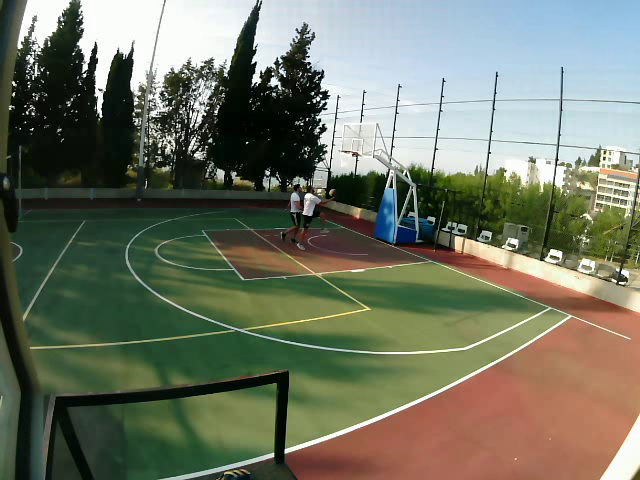
#> input picture frame 17 of real_time_video_1.mp4, 640 x 480 px, given in place of the camera
$ python capture_video.py
#> lines starting #> are read from the running program, lines starting #| are printed output that depends on the picture
import time
import cv2

# Set the camera resolution and frame rate
resolution = (1920, 1080) # 1920x1080 is the maximum resolution for 30fps
fps = 30

# The frame size of the camera with a 4:3 aspect ratio, 105° horizontal field of view,
# and resolution of 1920x1080 is 1920x1076

# Define the crop region:
# If you wish to keep the original video, set x and y to 0, w = 1920, and h = 1076
x, y, w, h = 200, 0, 1520, 1076 # cropping values were picked afted testing on the court itself

# Initialize the ArduCam USB camera
camera = cv2.VideoCapture(1)
camera.set(cv2.CAP_PROP_FOURCC, cv2.VideoWriter_fourcc(*"mp4v"))
camera.set(cv2.CAP_PROP_FRAME_WIDTH, resolution[0])
camera.set(cv2.CAP_PROP_FRAME_HEIGHT, resolution[1])
camera.set(cv2.CAP_PROP_FPS, fps)

# Display video
cv2.namedWindow("Video", cv2.WINDOW_NORMAL)

for i in range(5):  # Set number of videos needed
    # Construct the filename with a timestamp and save it to the desired directory
    filename = "C:/Users/Diana/Desktop/test/video_" + str(i) + "_" + time.strftime("%Y%m%d-%H%M%S") + ".mp4"

    # Initialize the video writer with the output filename and codec
    fourcc = cv2.VideoWriter_fourcc(*"mp4v")
    writer = cv2.VideoWriter(filename, fourcc, fps, (w, h))

    # Record the video and display the frames in a window
    recording_duration = 5 # Change accordingly
    start_time = time.time()
    while True:
        ret, frame = camera.read()
        if not ret:
            break
        cropped_frame = frame[y:y+h, x:x+w]
        cv2.imshow("Video", cropped_frame)
        writer.write(cropped_frame)
        if time.time() - start_time > recording_duration:
            break
        # Wait for a short time to display the frames in the window
        cv2.waitKey(1)

    # Release the video writer and display a message when the recording is complete
    writer.release()
    print("Video recording saved as:", filename)

# Release the camera and destroy the window when all recordings are complete
camera.release()
cv2.destroyAllWindows()

$ run again, starting later in the video
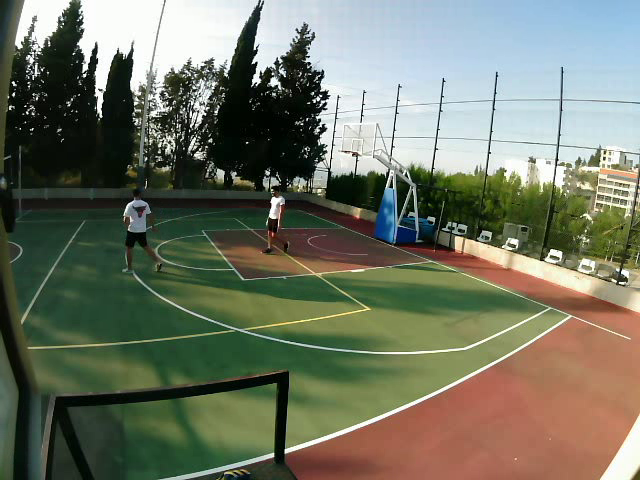
#> input picture frame 78 of real_time_video_1.mp4, 640 x 480 px, given in place of the camera

$ run again, starting later in the video
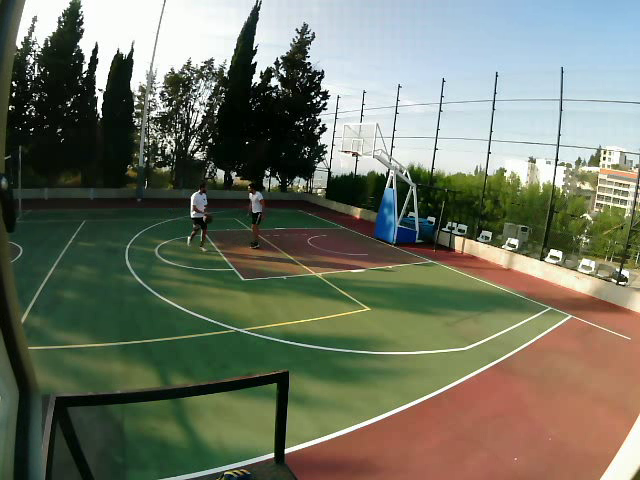
#> input picture frame 139 of real_time_video_1.mp4, 640 x 480 px, given in place of the camera
